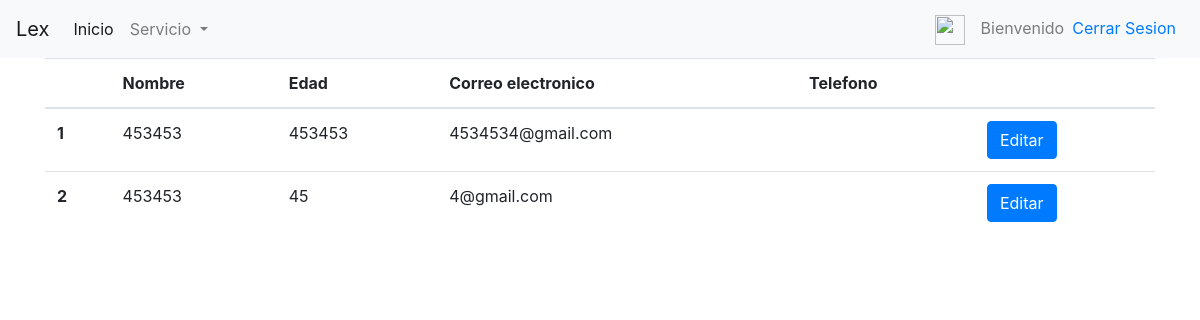
The page /service/view/staff on the database as committed earlier.
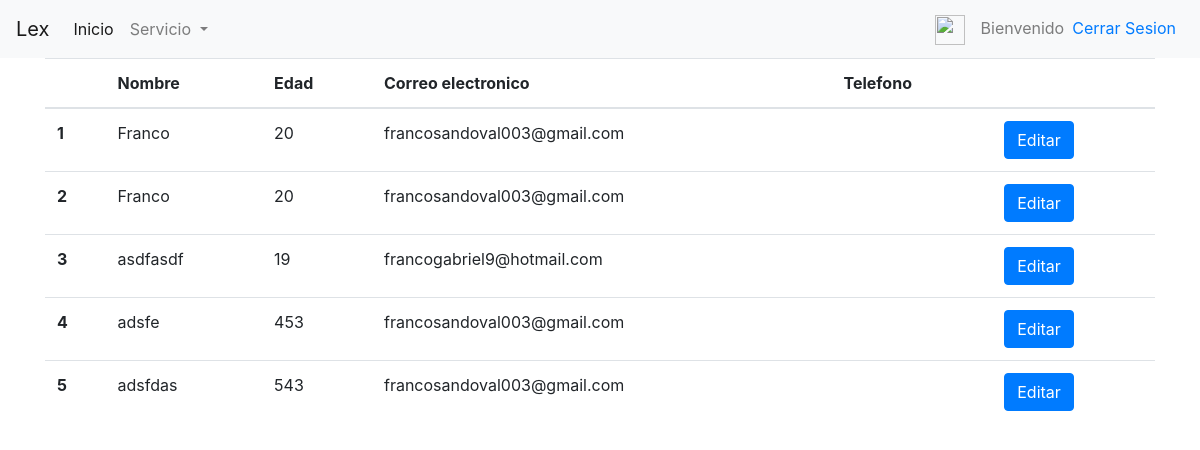
The same page on the database as committed later.
### core/models.py (models this page shows, shortened)
class Servicio(models.Model):
    cliente=models.ForeignKey('auth.User', on_delete=models.CASCADE, default='1')
    first_name=models.CharField('Nombre',max_length=30,blank=True,null=True)
    age=models.IntegerField('Edad',blank=True,null=True)
    email=models.EmailField('Correo electronico',max_length=254, blank=True, null=True)
    cause=models.TextField('Redactar Causa',max_length=254, blank=True,null=True)
    files=models.FileField(blank=True, null=True)

### core/views.py (the view)
# urls.py: path('service/view/staff', views.consultar_solicitudes_staff, name='service_view_staff')
def consultar_solicitudes_staff(request):
    service=Servicio.objects.select_related('cliente').all()
    return render(request, 'core/consultar_solicitudes.html',{'list':service})

### core/templates/core/consultar_solicitudes.html (shortened to what this page needs)
{% extends 'core/base.html' %}
{% block content %}
<table class="table table-hover">
<thead>
        <tr>
            <th></th>
            <th>Nombre</th>
            <th>Edad</th>
            <th>Correo electronico</th>
            <th>Telefono</th>
            <th></th>
        </tr>
    </thead>
    <tbody>
        {% for s in list %}
        <tr>
            <th scope="row">{{ s.id }} </th>
            <td>{{ s.first_name }}</td>
            <td>{{ s.age }}</td>
            <td>{{s.email}}</td>
            <td>{{s.phone}}</td>
            <td><a class="btn btn-primary" href="{% url 'service_edit' s.id %}">Editar</a></td>
        </tr>
        {% endfor %}
    </tbody>
</table>
{% endblock content %}

### core/templates/core/base.html (shortened to what this page needs)
{% load static %}
<!DOCTYPE html>
<html lang="en">
<head>
    <link rel="stylesheet" href="{% static 'css/base.css' %}">
    <link rel="stylesheet" href="https://cdn.jsdelivr.net/npm/bootstrap@4.6.0/dist/css/bootstrap.min.css"
>
</head>
<body>
    <nav class="navbar navbar-expand-lg navbar-light bg-light">
        <a class="navbar-brand" href="{% url 'index' %}">Lex</a>
        <div class="collapse navbar-collapse" id="navbarSupportedContent">
            <ul class="navbar-nav mr-auto">
                <li class="nav-item active">
                    <a class="nav-link" href="{% url 'index' %}"> Inicio <span class="sr-only">(current)</span></a>
                </li>
                <li class="nav-item dropdown">
                    <a class="nav-link dropdown-toggle" href="#" id="navbarDropdown" role="button"
                        data-toggle="dropdown" aria-haspopup="true" aria-expanded="false">
                        Servicio
                    </a>
                </li>
            </ul>
            <ul class="navbar-nav">
                <a class="navbar-brand" href="{% url 'profile_edit' %}"><img src="{% static 'img/profile_icon.png' %}" width="30" height="30" alt=""></a>
                <div class="navbar-text">Bienvenido {{user.username}}</div>
                <li class="nav-item">
                    <a class="nav-link text-primary" href="{% url 'logout' %}">   Cerrar Sesion</a>
                </li>
            </ul>
        </div>
    </nav>
    <div class="container">
        {% block content %}{% endblock content %}
    </div>
</body>
</html>

Rows that differ between the two databases and show on the page:
changed Servicio id 1: first_name "453453" → "Franco"; age "453453" → "20"; email "4534534@gmail.com" → "francosandoval003@gmail.com"
changed Servicio id 2: first_name "453453" → "Franco"; age "45" → "20"; email "4@gmail.com" → "francosandoval003@gmail.com"
added Servicio: id "3", first_name "asdfasdf", age "19", email "francogabriel9@hotmail.com"
added Servicio: id "4", first_name "adsfe", age "453", email "francosandoval003@gmail.com"
added Servicio: id "5", first_name "adsfdas", age "543", email "francosandoval003@gmail.com"
